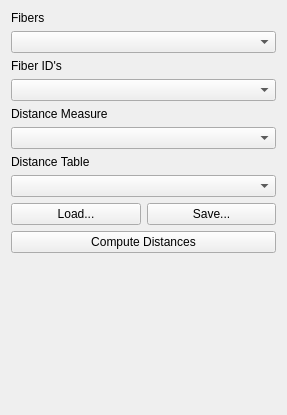
<?xml version="1.0" encoding="UTF-8"?>
<ui version="4.0">
 <class>BootstrapFibersToDistancesForm</class>
 <widget class="QWidget" name="BootstrapFibersToDistancesForm">
  <property name="geometry">
   <rect>
    <x>0</x>
    <y>0</y>
    <width>287</width>
    <height>415</height>
   </rect>
  </property>
  <property name="windowTitle">
   <string>Form</string>
  </property>
  <layout class="QVBoxLayout" name="verticalLayout">
   <item>
    <widget class="QLabel" name="labelFibers">
     <property name="text">
      <string>Fibers</string>
     </property>
    </widget>
   </item>
   <item>
    <widget class="QComboBox" name="comboFibers"/>
   </item>
   <item>
    <widget class="QLabel" name="labelFiberIds">
     <property name="text">
      <string>Fiber ID's</string>
     </property>
     <property name="alignment">
      <set>Qt::AlignLeading|Qt::AlignLeft|Qt::AlignVCenter</set>
     </property>
    </widget>
   </item>
   <item>
    <widget class="QComboBox" name="comboFiberIds"/>
   </item>
   <item>
    <widget class="QLabel" name="labelDistanceMeasure">
     <property name="text">
      <string>Distance Measure</string>
     </property>
    </widget>
   </item>
   <item>
    <widget class="QComboBox" name="comboDistanceMeasure"/>
   </item>
   <item>
    <widget class="QLabel" name="labelDistanceTable">
     <property name="text">
      <string>Distance Table</string>
     </property>
    </widget>
   </item>
   <item>
    <widget class="QComboBox" name="comboDistanceTable"/>
   </item>
   <item>
    <layout class="QHBoxLayout" name="horizontalLayout">
     <item>
      <widget class="QPushButton" name="buttonLoad">
       <property name="text">
        <string>Load...</string>
       </property>
      </widget>
     </item>
     <item>
      <widget class="QPushButton" name="buttonSave">
       <property name="text">
        <string>Save...</string>
       </property>
      </widget>
     </item>
    </layout>
   </item>
   <item>
    <widget class="QPushButton" name="buttonCompute">
     <property name="text">
      <string>Compute Distances</string>
     </property>
    </widget>
   </item>
   <item>
    <spacer name="verticalSpacer">
     <property name="orientation">
      <enum>Qt::Vertical</enum>
     </property>
     <property name="sizeHint" stdset="0">
      <size>
       <width>20</width>
       <height>222</height>
      </size>
     </property>
    </spacer>
   </item>
  </layout>
 </widget>
 <resources/>
 <connections/>
</ui>
